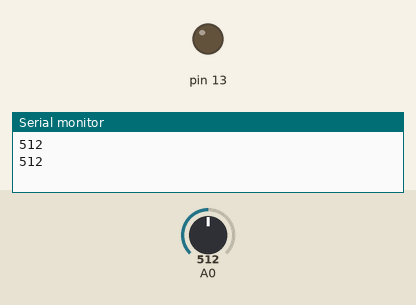
Bench run of a sketch on a simulated Arduino Uno, built with avr-gcc and run on an emulated ATmega328P. Shown: output pins drawn as LEDs (lit = HIGH), the last lines printed to the serial monitor. Inputs (shaded band) come from the test bench; at power-on: A0 = 512.

Above: at 1.8 s.
1.9 s: A0 set to 84
3.4 s: A0 set to 73
At 5.2 s:
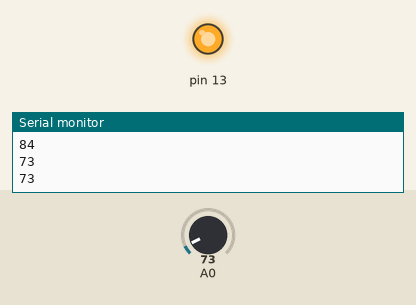
5.5 s: A0 set to 122
At 6.8 s:
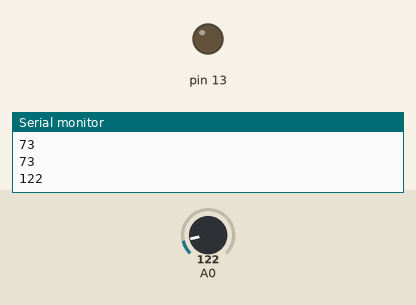
7.5 s: A0 set to 0
At 8.3 s:
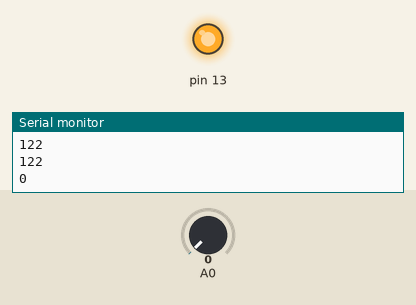
Timing chart, 0 to 10.5 s (numbered marks = the images above; inputs shaded):
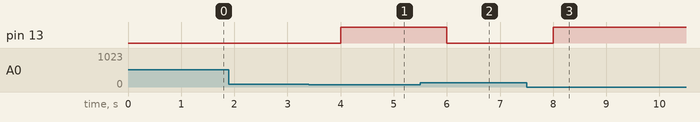

Measured:
- the behaviour switches between 80 and 79 on A0 (found by bisection; images 0 and 1)
- after the input at 3.4 s, pin 13: LOW → HIGH after 0.60 s
- after the input at 5.5 s, pin 13: HIGH → LOW after 0.50 s
- after the input at 7.5 s, pin 13: LOW → HIGH after 0.50 s

The sketch:

nightlightsim.ino
```cpp
int lightsen=80;
int val=0;
void setup()

{
  pinMode(A0,INPUT);
  pinMode(13,OUTPUT);
  Serial.begin(9600);

}

void loop() {
  // put your main code here, to run repeatedly:
  val=analogRead(A0);
  Serial.println(val);

  if(val>=lightsen)
  digitalWrite(13,LOW);
  else
  digitalWrite(13,HIGH);
  delay(1000);

}
```
